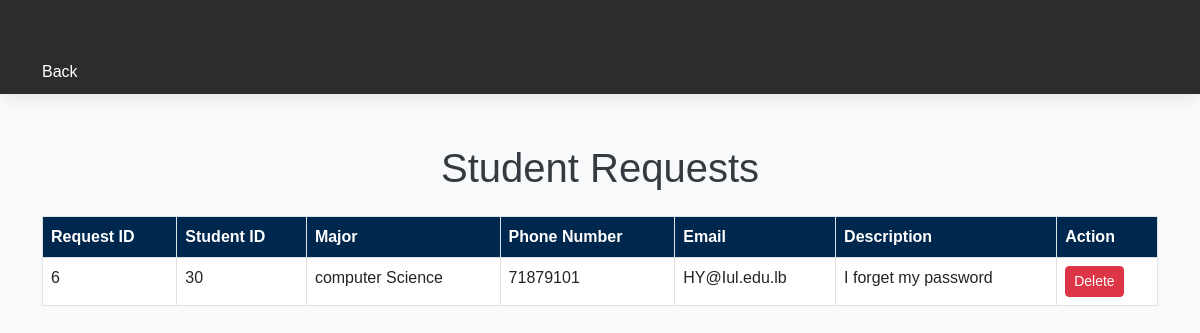
Page /USM_CODE/dist/Request.php on the committed database.
### tables this page shows
CREATE TABLE `request` (
  `ReqID` int(11) NOT NULL,
  `student_id` int(255) NOT NULL,
  `major` varchar(100) DEFAULT NULL,
  `phone_number` varchar(20) DEFAULT NULL,
  `email` varchar(100) DEFAULT NULL,
  `description` varchar(255) DEFAULT NULL
);

### USM_CODE/dist/Request.php (the view, shortened to what this page needs)
<!DOCTYPE html>
<html lang="en">
<head>
  <link href="https://cdn.jsdelivr.net/npm/bootstrap@5.3.0/dist/css/bootstrap.min.css" rel="stylesheet">
</head>
<body>
  <nav class="navbar">
    <div class="container">
      <a class="nav-link" href="AdminCP.php">Back</a>
    </div>
  </nav>
  <div class="container">
    <h1 class="text-center mb-4">Student Requests</h1>
    <div class="table-responsive">
      <table class="table table-bordered">
        <thead>
          <tr>
            <th>Request ID</th>
            <th>Student ID</th>
            <th>Major</th>
            <th>Phone Number</th>
            <th>Email</th>
            <th>Description</th>
            <th>Action</th>
          </tr>
        </thead>
        <tbody>
          <?php
          include 'connection.php';
          $sql = "SELECT ReqID, student_id, major, phone_number, email, description FROM request";
          $result = $con->query($sql);
          if ($result->num_rows > 0) {
            while ($row = $result->fetch_assoc()) { ?>
              <tr>
                <td><?php echo $row["ReqID"]; ?></td>
                <td><?php echo $row["student_id"]; ?></td>
                <td><?php echo $row["major"]; ?></td>
                <td><?php echo $row["phone_number"]; ?></td>
                <td><?php echo $row["email"]; ?></td>
                <td><?php echo $row["description"]; ?></td>
                <td>
                  <form action="deleteRequest.php" method="post" style="display:inline;">
                    <button type="submit" class="btn btn-danger btn-sm">Delete</button>
                  </form>
                </td>
              </tr>
            <?php }
          } else { ?>
            <tr>
              <td colspan="7" class="text-center">No requests found</td>
            </tr>
          <?php } ?>
        </tbody>
      </table>
    </div>
  </div>
</body>
</html>

### USM_CODE/dist/Request.php (style rules this page uses)
body { background-color: #f8f9fa; color: #343a40; font-family: 'Arial', sans-serif; }
.container { margin-top: 50px; }
.table thead th { background-color: #00274d; color: white; }
.table tbody tr { background-color: #ffffff; }
.navbar { background-color: #2c2c2e; box-shadow: 0 2px 15px rgba(0, 0, 0, 0.1); padding: 10px; }
.navbar a { color: white; text-decoration: none; }

### rows in the picture
request: ReqID "6", student "30", major "computer Science", phone_number "71879101", email "HY@Iul.edu.lb", description "I forget my password"
